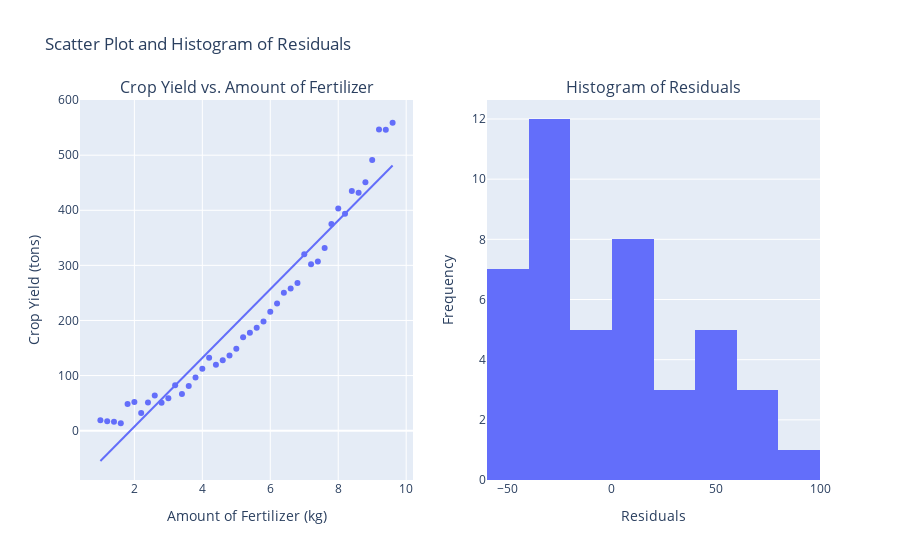

The code cell stored with this chart in its notebook:
### Markdown cell above
# 7. Indicate a couple of the assumptions of the Simple Linear Regression model specification that do not seem compatible with the example data below

### Code cell
import pandas as pd
from scipy import stats
import plotly.express as px
from plotly.subplots import make_subplots

# This data shows the relationship between the amount of fertilizer used and crop yield
data = {'Amount of Fertilizer (kg) (x)': [1, 1.2, 1.4, 1.6, 1.8, 2, 2.2, 2.4, 2.6, 
                                          2.8, 3, 3.2, 3.4, 3.6, 3.8, 4, 4.2, 4.4, 
                                          4.6, 4.8, 5, 5.2, 5.4, 5.6, 5.8, 6, 6.2, 
                                          6.4, 6.6, 6.8, 7, 7.2, 7.4, 7.6, 7.8, 8, 
                                          8.2, 8.4, 8.6, 8.8,9, 9.2, 9.4, 9.6],
        'Crop Yield (tons) (Y)': [18.7, 16.9, 16.1, 13.4, 48.4, 51.9, 31.8, 51.3, 
                                  63.9, 50.6, 58.7, 82.4, 66.7, 81.2, 96.5, 112.2, 
                                  132.5, 119.8, 127.7, 136.3, 148.5, 169.4, 177.9, 
                                  186.7, 198.1, 215.7, 230.7, 250.4, 258. , 267.8, 
                                  320.4, 302. , 307.2, 331.5, 375.3, 403.4, 393.5,
                                  434.9, 431.9, 451.1, 491.2, 546.8, 546.4, 558.9]}
df = pd.DataFrame(data)
fig1 = px.scatter(df, x='Amount of Fertilizer (kg) (x)', y='Crop Yield (tons) (Y)',
                  trendline='ols', title='Crop Yield vs. Amount of Fertilizer')

# Perform linear regression using scipy.stats
slope, intercept, r_value, p_value, std_err = \
    stats.linregress(df['Amount of Fertilizer (kg) (x)'], df['Crop Yield (tons) (Y)'])
# Predict the values and calculate residuals
y_hat = intercept + slope * df['Amount of Fertilizer (kg) (x)']
residuals = df['Crop Yield (tons) (Y)'] - y_hat
df['Residuals'] = residuals
fig2 = px.histogram(df, x='Residuals', nbins=10, title='Histogram of Residuals',
                    labels={'Residuals': 'Residuals'})

fig = make_subplots(rows=1, cols=2,
                    subplot_titles=('Crop Yield vs. Amount of Fertilizer', 
                                    'Histogram of Residuals'))
for trace in fig1.data:
    fig.add_trace(trace, row=1, col=1)
for trace in fig2.data:
    fig.add_trace(trace, row=1, col=2)
fig.update_layout(title='Scatter Plot and Histogram of Residuals',
    xaxis_title='Amount of Fertilizer (kg)', yaxis_title='Crop Yield (tons)',
    xaxis2_title='Residuals', yaxis2_title='Frequency', showlegend=False)

fig.show() # USE `fig.show(renderer="png")` FOR ALL GitHub and MarkUs SUBMISSIONS

### Figure 1 — Plotly figure (JSON) as saved in the notebook; plotly's stock layout.template omitted (floating-point values rounded to 4 significant figures)
{"data": [{"hovertemplate": "Amount of Fertilizer (kg) (x)=%{x}<br>Crop Yield (tons) (Y)=%{y}<extra></extra>", "legendgroup": "", "marker": {"color": "#636efa", "symbol": "circle"}, "mode": "markers", "name": "", "orientation": "v", "showlegend": false, "type": "scatter", "x": [1, 1.2, 1.4, 1.6, 1.8, 2, 2.2, 2.4, 2.6, 2.8, 3, 3.2, 3.4, 3.6, 3.8, 4, 4.2, 4.4, 4.6, 4.8, 5, 5.2, 5.4, 5.6, 5.8, 6, 6.2, 6.4, 6.6, 6.8, 7, 7.2, 7.4, 7.6, 7.8, 8, 8.2, 8.4, 8.6, 8.8, 9, 9.2, 9.4, 9.6], "xaxis": "x", "y": [18.7, 16.9, 16.1, 13.4, 48.4, 51.9, 31.8, 51.3, 63.9, 50.6, 58.7, 82.4, 66.7, 81.2, 96.5, 112.2, 132.5, 119.8, 127.7, 136.3, 148.5, 169.4, 177.9, 186.7, 198.1, 215.7, 230.7, 250.4, 258, 267.8, 320.4, 302, 307.2, 331.5, 375.3, 403.4, 393.5, 434.9, 431.9, 451.1, 491.2, 546.8, 546.4, 558.9], "yaxis": "y"}, {"hovertemplate": "<b>OLS trendline</b><br>Crop Yield (tons) (Y) = 62.3653 * Amount of Fertilizer (kg) (x) + -117.475<br>R<sup>2</sup>=0.940931<br><br>Amount of Fertilizer (kg) (x)=%{x}<br>Crop Yield (tons) (Y)=%{y} <b>(trend)</b><extra></extra>", "legendgroup": "", "marker": {"color": "#636efa", "symbol": "circle"}, "mode": "lines", "name": "", "showlegend": false, "type": "scatter", "x": [1, 1.2, 1.4, 1.6, 1.8, 2, 2.2, 2.4, 2.6, 2.8, 3, 3.2, 3.4, 3.6, 3.8, 4, 4.2, 4.4, 4.6, 4.8, 5, 5.2, 5.4, 5.6, 5.8, 6, 6.2, 6.4, 6.6, 6.8, 7, 7.2, 7.4, 7.6, 7.8, 8, 8.2, 8.4, 8.6, 8.8, 9, 9.2, 9.4, 9.6], "xaxis": "x", "y": [-55.11, -42.64, -30.16, -17.69, -5.217, 7.256, 19.73, 32.2, 44.68, 57.15, 69.62, 82.09, 94.57, 107.0, 119.5, 132.0, 144.5, 156.9, 169.4, 181.9, 194.4, 206.8, 219.3, 231.8, 244.2, 256.7, 269.2, 281.7, 294.1, 306.6, 319.1, 331.6, 344.0, 356.5, 369.0, 381.4, 393.9, 406.4, 418.9, 431.3, 443.8, 456.3, 468.8, 481.2], "yaxis": "y"}, {"alignmentgroup": "True", "bingroup": "x", "hovertemplate": "Residuals=%{x}<br>count=%{y}<extra></extra>", "legendgroup": "", "marker": {"color": "#636efa", "pattern": {"shape": ""}}, "name": "", "nbinsx": 10, "offsetgroup": "", "orientation": "v", "showlegend": false, "type": "histogram", "x": [73.81, 59.54, 46.26, 31.09, 53.62, 44.64, 12.07, 19.1, 19.22, -6.548, -10.92, 0.3058, -27.87, -25.84, -23.01, -19.79, -11.96, -37.13, -41.71, -45.58, -45.85, -37.42, -41.4, -45.07, -46.14, -41.02, -38.49, -31.26, -36.14, -38.81, 1.318, -29.56, -36.83, -25.0, 6.325, 21.95, -0.4207, 28.51, 13.03, 19.76, 47.39, 90.51, 77.64, 77.67], "xaxis": "x2", "yaxis": "y2"}], "layout": {"annotations": [{"font": {"size": 16}, "showarrow": false, "text": "Crop Yield vs. Amount of Fertilizer", "x": 0.225, "xanchor": "center", "xref": "paper", "y": 1, "yanchor": "bottom", "yref": "paper"}, {"font": {"size": 16}, "showarrow": false, "text": "Histogram of Residuals", "x": 0.775, "xanchor": "center", "xref": "paper", "y": 1, "yanchor": "bottom", "yref": "paper"}], "showlegend": false, "title": {"text": "Scatter Plot and Histogram of Residuals"}, "xaxis": {"anchor": "y", "domain": [0, 0.45], "title": {"text": "Amount of Fertilizer (kg)"}}, "xaxis2": {"anchor": "y2", "domain": [0.55, 1], "title": {"text": "Residuals"}}, "yaxis": {"anchor": "x", "domain": [0, 1], "title": {"text": "Crop Yield (tons)"}}, "yaxis2": {"anchor": "x2", "domain": [0, 1], "title": {"text": "Frequency"}}}}
